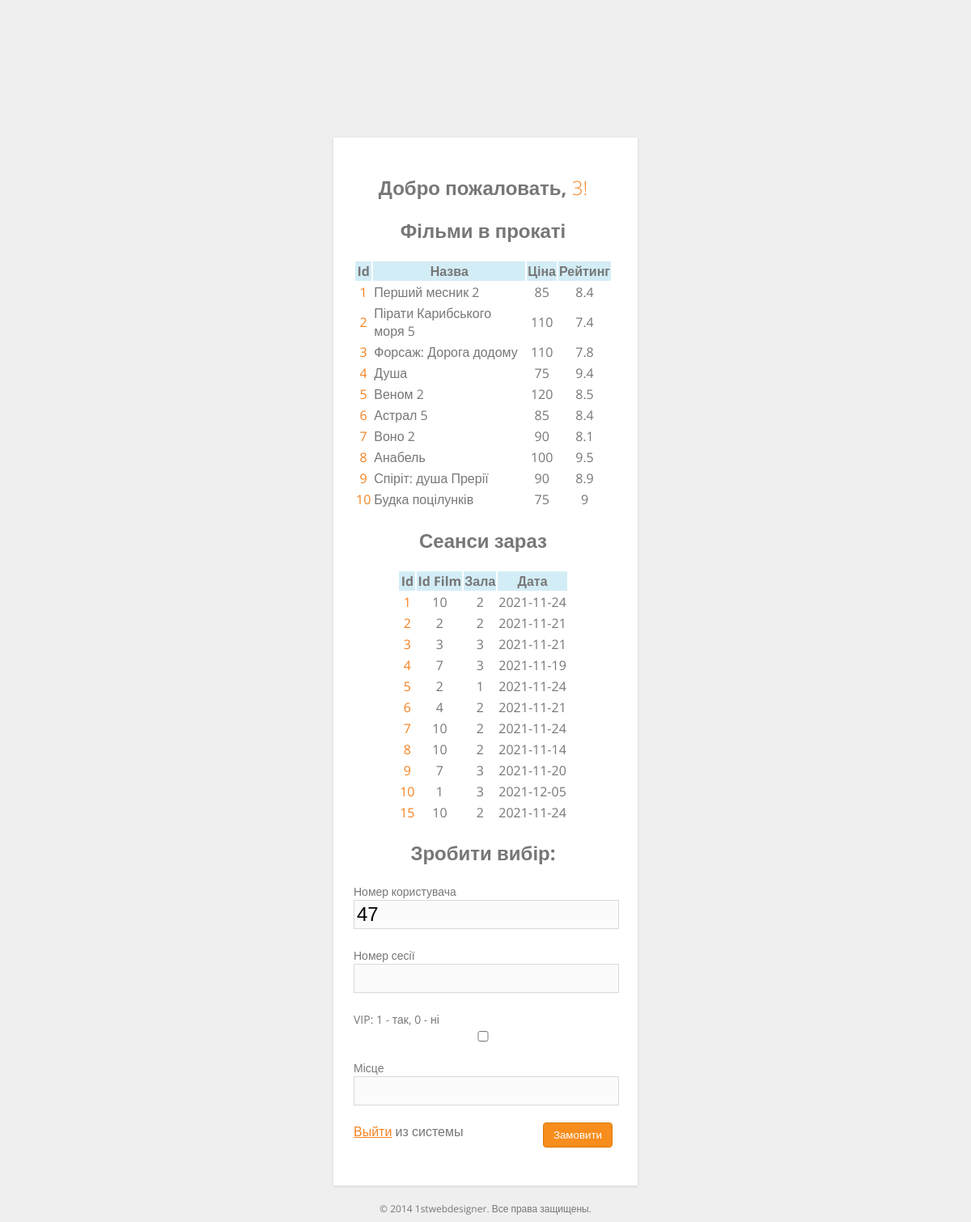
The page /intropage.php (signed in) on the database its author committed.
### tables this page shows
CREATE TABLE `film` (
  `id_film` bigint UNSIGNED NOT NULL,
  `name` varchar(45) NOT NULL,
  `price` int NOT NULL,
  `rating` float NOT NULL
);

CREATE TABLE `session` (
  `id_session` bigint UNSIGNED NOT NULL,
  `film_id_film` bigint UNSIGNED NOT NULL,
  `hall_id_hall` bigint UNSIGNED NOT NULL,
  `time` date NOT NULL
);

CREATE TABLE `user` (
  `id_user` bigint UNSIGNED NOT NULL,
  `name` varchar(45) NOT NULL,
  `phone` varchar(17) NOT NULL,
  `password` varchar(90) NOT NULL
);

### intropage.php (the view, shortened to what this page needs)
<?php
if(!isset($_SESSION["session_phone"])):
header("location:index.php");
else:
?>
<?php include("includes/header.php"); ?>
<div id="login">
<h2 align='center'>Добро пожаловать, <span><?php echo $_SESSION['session_phone'];?>! </span></h2>
<h2 align="center">Фільми в прокаті</h2>
<?php
$user_phone=$_SESSION['session_phone'];
$sql2=mysqli_query($con,"SELECT id_user FROM user WHERE phone='$user_phone'");
while($roww=mysqli_fetch_assoc($sql2))
 {
	$user_id_user=$roww['id_user'];
 }
$sql = "SELECT * FROM film";
if($result = $con->query($sql)){
    echo "<table><tr bgcolor='#D3EDF6'><th>Id</th><th>Назва</th><th>Ціна</th><th>Рейтинг</th></tr>";
    foreach($result as $row){?>
        <tr>
           <?php
		    echo "<td align='center'><a>" . $row["id_film"] . "</a></td>";
            echo "<td>" . $row["name"] . "</td>";
            echo "<td align='center'>" . $row["price"] . "</td>";
			echo "<td align='center'>" . $row["rating"] . "</td>";?>
        </tr>
   <?php }
    echo "</table>";
} else{
    echo "Ошибка: " . $conn->error;
}?>
<h2 align='center'>Сеанси зараз</h2>
<?php
$sql2 = "SELECT * FROM session";
if($result2 = $con->query($sql2)){
    echo "<table align='center'><tr bgcolor='#D3EDF6'><th>Id</th><th>Id Film</th><th>Зала</th><th>Дата</th></tr>";
    foreach($result2 as $row){?>
        <tr>
           <?php
		    echo "<td align='center'><a>" . $row["id_session"] . "</a></td>";
            echo "<td align='center'>" . $row["film_id_film"] . "</td>";
            echo "<td align='center'>" . $row["hall_id_hall"] . "</td>";
			echo "<td align='center'>" . $row["time"] . "</td>";?>
        </tr>
   <?php }
    echo "</table>";
} else{
    echo "Ошибка: " . $conn->error;
}
?>
  <h2 align='center'>Зробити вибір:</h2>
<form action="" id="loginform" method="post"name="loginform">
<p><label for="user_login">Номер користувача<br>
<input class="input" id="phone" name="user_id_user"size="20"
type="number" value="<?php echo $user_id_user ?>"></label></p>
<p><label for="user_pass">Номер сесії<br>
<input class="input" id="password" name="session_id_session"size="20"
type="number" value=""></label></p>
<p><label for="user_pass">VIP: 1 - так, 0 - ні<br>
<input class="input" id="password" name="VIP"size="20"
type="checkbox" value="1"></label></p>
<p><label for="user_login">Місце<br>
<input class="input" id="phone" name="place"size="20"
type="number" value=""></label></p>
<p class="submit"><input class="button" name="add"type= "submit" value="Замовити"></p>
<p><a href="logout.php">Выйти</a> из системы</p>
</form>
</div>
</div>
<?php include("includes/footer.php"); ?>
<?php endif; ?>

### css/style.css (style rules this page uses)
a { color: #f58220; font-weight: 400; }
span { font-weight: 300; color: #f58220; }
.container label { color: #777; font-size: 14px; }
#login { width: 320px; margin: auto; padding-bottom: 15px; }
.container form .input,.container input[type=text],.container input[type=password],.container input[type=e] { background: #fbfbfb; font-size: 24px; line-height: 1; width: 100%; padding: 3px; margin: 0 6px 5px 0; outline: none; border: 1px solid #d9d9d9; }
.button { border: solid 1px #da7c0c; background: #f78d1d; background: -webkit-gradient(linear, left top, leftbottom, from(#faa51a), to(#f47a20)); background: -moz-linear-gradient(top, #faa51a, #f47a20); filter: progid:DXImageTransform.Microsoft.gradient(startColorstr='#faa51a', endColorstr='#f47a20'); color: #fff; padding: 7px 12px; -webkit-border-radius:4px; moz-border-radius:4px; border-radius:4px; float: right; cursor: pointer; }

### rows shown on the page
film: id_film "1", name "Перший месник 2", price "85", rating "8.4"
film: id_film "2", name "Пірати Карибського моря 5", price "110", rating "7.4"
film: id_film "3", name "Форсаж: Дорога додому", price "110", rating "7.8"
film: id_film "4", name "Душа", price "75", rating "9.4"
film: id_film "5", name "Веном 2", price "120", rating "8.5"
film: id_film "6", name "Астрал 5", price "85", rating "8.4"
film: id_film "7", name "Воно 2", price "90", rating "8.1"
film: id_film "8", name "Анабель", price "100", rating "9.5"
film: id_film "9", name "Спіріт: душа Прерії", price "90", rating "8.9"
film: id_film "10", name "Будка поцілунків", price "75", rating "9"
session: id_session "1", film_id_film "10", hall_id_hall "2", time "2021-11-24"
session: id_session "2", film_id_film "2", hall_id_hall "2", time "2021-11-21"
session: id_session "3", film_id_film "3", hall_id_hall "3", time "2021-11-21"
session: id_session "4", film_id_film "7", hall_id_hall "3", time "2021-11-19"
session: id_session "5", film_id_film "2", hall_id_hall "1", time "2021-11-24"
session: id_session "6", film_id_film "4", hall_id_hall "2", time "2021-11-21"
session: id_session "7", film_id_film "10", hall_id_hall "2", time "2021-11-24"
session: id_session "8", film_id_film "10", hall_id_hall "2", time "2021-11-14"
session: id_session "9", film_id_film "7", hall_id_hall "3", time "2021-11-20"
session: id_session "10", film_id_film "1", hall_id_hall "3", time "2021-12-05"
session: id_session "15", film_id_film "10", hall_id_hall "2", time "2021-11-24"
user: user_id_user "47"

### other values the page prints
$_SESSION['session_phone'] "3"
